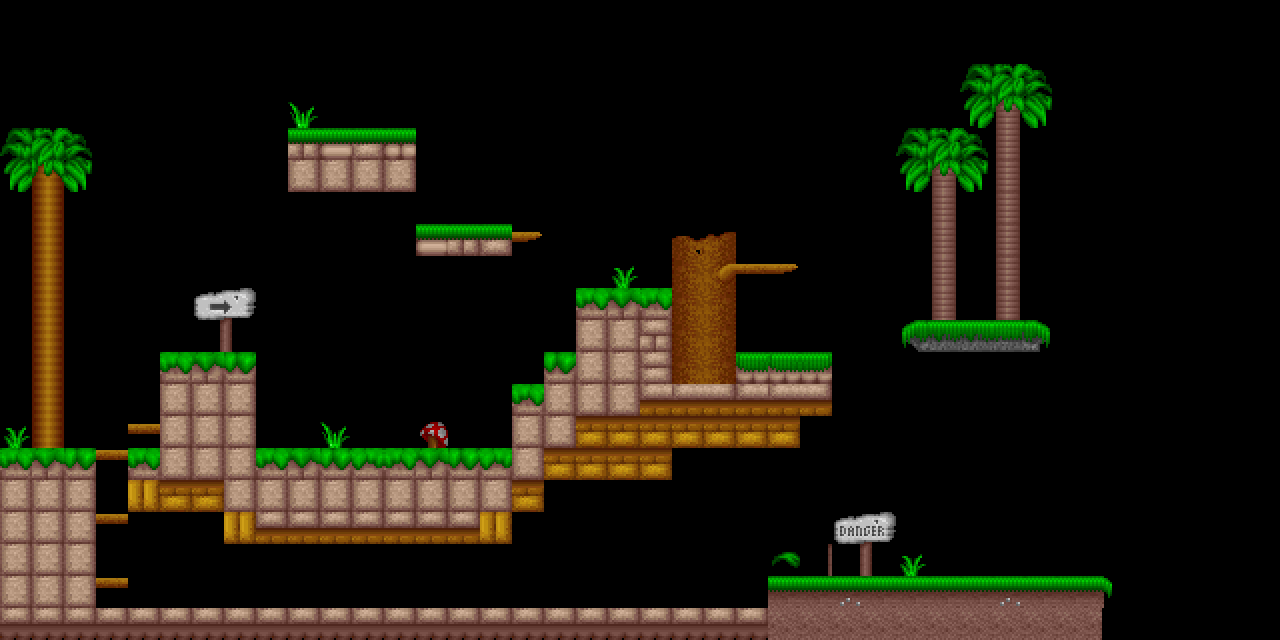

A level layout from a 2D game, rendered from its tile map. Below: a short description, then the map file with tile-grid data replaced by summaries:
An orthogonal 40x20 tile map with 32x32 px tiles, 1 tile layer (Map), 2 tilesets.

<map version="1.10" tiledversion="1.10.2" orientation="orthogonal" renderorder="left-up" width="40" height="20" tilewidth="32" tileheight="32" infinite="0" nextlayerid="2" nextobjectid="1">
 <editorsettings>
  <export target="map1.json" format="json" />
 </editorsettings>
 <tileset firstgid="1" name="blocks1" tilewidth="32" tileheight="32" spacing="2" margin="2" tilecount="198" columns="18">
  <image source="../graphics/blocks1.png" trans="000000" width="640" height="400" />
 </tileset>
 <tileset firstgid="199" name="blocks2" tilewidth="32" tileheight="32" spacing="2" margin="2" tilecount="198" columns="18">
  <image source="../graphics/blocks2.png" trans="000000" width="640" height="400" />
  <tile id="14">
   <properties>
    <property name="NoCollide" value="1" />
   </properties>
  </tile>
  <tile id="15">
   <properties>
    <property name="NoCollide" value="1" />
   </properties>
  </tile>
  <tile id="16">
   <properties>
    <property name="NoCollide" value="1" />
   </properties>
  </tile>
  <tile id="17">
   <properties>
    <property name="NoCollide" value="1" />
   </properties>
  </tile>
  <tile id="24">
   <properties>
    <property name="NoCollide" value="1" />
   </properties>
  </tile>
  <tile id="25">
   <properties>
    <property name="NoCollide" value="1" />
   </properties>
  </tile>
  <tile id="26">
   <properties>
    <property name="NoCollide" value="1" />
   </properties>
  </tile>
  <tile id="27">
   <properties>
    <property name="NoCollide" value="1" />
   </properties>
  </tile>
  <tile id="28">
   <properties>
    <property name="NoCollide" value="1" />
   </properties>
  </tile>
  <tile id="29">
   <properties>
    <property name="NoCollide" value="1" />
   </properties>
  </tile>
  <tile id="30">
   <properties>
    <property name="NoCollide" value="1" />
   </properties>
  </tile>
  <tile id="31">
   <properties>
    <property name="NoCollide" value="1" />
   </properties>
  </tile>
  <tile id="32">
   <properties>
    <property name="NoCollide" value="1" />
   </properties>
  </tile>
  <tile id="33">
   <properties>
    <property name="NoCollide" value="1" />
   </properties>
  </tile>
  <tile id="34">
   <properties>
    <property name="NoCollide" value="1" />
   </properties>
  </tile>
  <tile id="35">
   <properties>
    <property name="NoCollide" value="1" />
   </properties>
  </tile>
  <tile id="42">
   <properties>
    <property name="NoCollide" value="1" />
   </properties>
  </tile>
  <tile id="43">
   <properties>
    <property name="NoCollide" value="1" />
   </properties>
  </tile>
  <tile id="44">
   <properties>
    <property name="NoCollide" value="1" />
   </properties>
  </tile>
  <tile id="45">
   <properties>
    <property name="NoCollide" value="1" />
   </properties>
  </tile>
  <tile id="46">
   <properties>
    <property name="NoCollide" value="1" />
   </properties>
  </tile>
  <tile id="47">
   <properties>
    <property name="NoCollide" value="1" />
   </properties>
  </tile>
  <tile id="48">
   <properties>
    <property name="NoCollide" value="1" />
   </properties>
  </tile>
  <tile id="49">
   <properties>
    <property name="NoCollide" value="1" />
   </properties>
  </tile>
  <tile id="50">
   <properties>
    <property name="NoCollide" value="1" />
   </properties>
  </tile>
  <tile id="51">
   <properties>
    <property name="NoCollide" value="1" />
   </properties>
  </tile>
  <tile id="52">
   <properties>
    <property name="NoCollide" value="1" />
   </properties>
  </tile>
  <tile id="53">
   <properties>
    <property name="NoCollide" value="1" />
   </properties>
  </tile>
  <tile id="54">
   <properties>
    <property name="NoPeak" value="1" />
   </properties>
  </tile>
  <tile id="55">
   <properties>
    <property name="NoPeak" value="1" />
   </properties>
  </tile>
  <tile id="56">
   <properties>
    <property name="NoPeak" value="1" />
   </properties>
  </tile>
  <tile id="57">
   <properties>
    <property name="NoPeak" value="1" />
   </properties>
  </tile>
  <tile id="58">
   <properties>
    <property name="NoPeak" value="1" />
   </properties>
  </tile>
  <tile id="60">
   <properties>
    <property name="NoCollide" value="1" />
   </properties>
  </tile>
  <tile id="61">
   <properties>
    <property name="NoCollide" value="1" />
   </properties>
  </tile>
  <tile id="62">
   <properties>
    <property name="NoCollide" value="1" />
   </properties>
  </tile>
  <tile id="63">
   <properties>
    <property name="NoCollide" value="1" />
   </properties>
  </tile>
  <tile id="64">
   <properties>
    <property name="NoCollide" value="1" />
   </properties>
  </tile>
  <tile id="66">
   <properties>
    <property name="NoCollide" value="1" />
   </properties>
  </tile>
  <tile id="67">
   <properties>
    <property name="NoCollide" value="1" />
   </properties>
  </tile>
  <tile id="68">
   <properties>
    <property name="NoCollide" value="1" />
   </properties>
  </tile>
  <tile id="69">
   <properties>
    <property name="NoCollide" value="1" />
   </properties>
  </tile>
  <tile id="70">
   <properties>
    <property name="NoCollide" value="1" />
   </properties>
  </tile>
  <tile id="71">
   <properties>
    <property name="NoCollide" value="1" />
   </properties>
  </tile>
  <tile id="78">
   <properties>
    <property name="NoCollide" value="1" />
   </properties>
  </tile>
  <tile id="79">
   <properties>
    <property name="NoCollide" value="1" />
   </properties>
  </tile>
  <tile id="80">
   <properties>
    <property name="NoCollide" value="1" />
   </properties>
  </tile>
  <tile id="81">
   <properties>
    <property name="NoCollide" value="1" />
   </properties>
  </tile>
  <tile id="82">
   <properties>
    <property name="NoCollide" value="1" />
   </properties>
  </tile>
  <tile id="86">
   <properties>
    <property name="NoCollide" value="1" />
   </properties>
  </tile>
  <tile id="87">
   <properties>
    <property name="NoCollide" value="1" />
   </properties>
  </tile>
  <tile id="88">
   <properties>
    <property name="NoCollide" value="1" />
   </properties>
  </tile>
  <tile id="89">
   <properties>
    <property name="NoCollide" value="1" />
   </properties>
  </tile>
  <tile id="96">
   <properties>
    <property name="NoCollide" value="1" />
   </properties>
  </tile>
  <tile id="97">
   <properties>
    <property name="NoCollide" value="1" />
   </properties>
  </tile>
  <tile id="98">
   <properties>
    <property name="NoCollide" value="1" />
   </properties>
  </tile>
  <tile id="99">
   <properties>
    <property name="NoCollide" value="1" />
   </properties>
  </tile>
  <tile id="100">
   <properties>
    <property name="NoCollide" value="1" />
   </properties>
  </tile>
  <tile id="101">
   <properties>
    <property name="NoCollide" value="1" />
   </properties>
  </tile>
  <tile id="102">
   <properties>
    <property name="NoCollide" value="1" />
   </properties>
  </tile>
  <tile id="103">
   <properties>
    <property name="NoCollide" value="1" />
   </properties>
  </tile>
  <tile id="104">
   <properties>
    <property name="NoCollide" value="1" />
   </properties>
  </tile>
  <tile id="105">
   <properties>
    <property name="NoCollide" value="1" />
   </properties>
  </tile>
  <tile id="106">
   <properties>
    <property name="NoCollide" value="1" />
   </properties>
  </tile>
  <tile id="107">
   <properties>
    <property name="NoCollide" value="1" />
   </properties>
  </tile>
  <tile id="114">
   <properties>
    <property name="NoCollide" value="1" />
   </properties>
  </tile>
  <tile id="115">
   <properties>
    <property name="NoCollide" value="1" />
   </properties>
  </tile>
  <tile id="116">
   <properties>
    <property name="NoCollide" value="1" />
   </properties>
  </tile>
  <tile id="117">
   <properties>
    <property name="NoCollide" value="1" />
   </properties>
  </tile>
  <tile id="118">
   <properties>
    <property name="NoCollide" value="1" />
   </properties>
  </tile>
  <tile id="119">
   <properties>
    <property name="NoCollide" value="1" />
   </properties>
  </tile>
  <tile id="120">
   <properties>
    <property name="NoCollide" value="1" />
   </properties>
  </tile>
  <tile id="121">
   <properties>
    <property name="NoCollide" value="1" />
   </properties>
  </tile>
  <tile id="122">
   <properties>
    <property name="NoCollide" value="1" />
   </properties>
  </tile>
  <tile id="123">
   <properties>
    <property name="NoCollide" value="1" />
   </properties>
  </tile>
  <tile id="124">
   <properties>
    <property name="NoCollide" value="1" />
   </properties>
  </tile>
  <tile id="125">
   <properties>
    <property name="NoCollide" value="1" />
   </properties>
  </tile>
  <tile id="126">
   <properties>
    <property name="NoPeak" value="1" />
   </properties>
  </tile>
  <tile id="127">
   <properties>
    <property name="NoPeak" value="1" />
   </properties>
  </tile>
  <tile id="132">
   <properties>
    <property name="NoCollide" value="1" />
   </properties>
  </tile>
  <tile id="133">
   <properties>
    <property name="NoCollide" value="1" />
   </properties>
  </tile>
  <tile id="134">
   <properties>
    <property name="NoCollide" value="1" />
   </properties>
  </tile>
  <tile id="135">
   <properties>
    <property name="NoCollide" value="1" />
   </properties>
  </tile>
  <tile id="136">
   <properties>
    <property name="NoCollide" value="1" />
   </properties>
  </tile>
  <tile id="137">
   <properties>
    <property name="NoCollide" value="1" />
   </properties>
  </tile>
  <tile id="138">
   <properties>
    <property name="NoCollide" value="1" />
   </properties>
  </tile>
  <tile id="139">
   <properties>
    <property name="NoCollide" value="1" />
   </properties>
  </tile>
  <tile id="140">
   <properties>
    <property name="NoCollide" value="1" />
   </properties>
  </tile>
  <tile id="141">
   <properties>
    <property name="NoCollide" value="1" />
   </properties>
  </tile>
  <tile id="142">
   <properties>
    <property name="NoCollide" value="1" />
   </properties>
  </tile>
  <tile id="143">
   <properties>
    <property name="NoCollide" value="1" />
   </properties>
  </tile>
  <tile id="145">
   <properties>
    <property name="NoPeak" value="1" />
   </properties>
  </tile>
  <tile id="148">
   <properties>
    <property name="NoPeak" value="1" />
   </properties>
  </tile>
  <tile id="149">
   <properties>
    <property name="NoPeak" value="1" />
   </properties>
  </tile>
  <tile id="150">
   <properties>
    <property name="NoCollide" value="1" />
   </properties>
  </tile>
  <tile id="151">
   <properties>
    <property name="NoCollide" value="1" />
   </properties>
  </tile>
  <tile id="152">
   <properties>
    <property name="NoCollide" value="1" />
   </properties>
  </tile>
  <tile id="153">
   <properties>
    <property name="NoCollide" value="1" />
   </properties>
  </tile>
  <tile id="154">
   <properties>
    <property name="NoCollide" value="1" />
   </properties>
  </tile>
  <tile id="155">
   <properties>
    <property name="NoCollide" value="1" />
   </properties>
  </tile>
  <tile id="156">
   <properties>
    <property name="NoCollide" value="1" />
   </properties>
  </tile>
  <tile id="157">
   <properties>
    <property name="NoCollide" value="1" />
   </properties>
  </tile>
  <tile id="158">
   <properties>
    <property name="NoCollide" value="1" />
   </properties>
  </tile>
  <tile id="159">
   <properties>
    <property name="NoCollide" value="1" />
   </properties>
  </tile>
  <tile id="160">
   <properties>
    <property name="NoCollide" value="1" />
   </properties>
  </tile>
  <tile id="161">
   <properties>
    <property name="NoCollide" value="1" />
   </properties>
  </tile>
  <tile id="163">
   <properties>
    <property name="NoPeak" value="1" />
   </properties>
  </tile>
  <tile id="168">
   <properties>
    <property name="NoCollide" value="1" />
   </properties>
  </tile>
  <tile id="169">
   <properties>
    <property name="NoCollide" value="1" />
   </properties>
  </tile>
  <tile id="170">
   <properties>
    <property name="NoCollide" value="1" />
   </properties>
  </tile>
  <tile id="171">
   <properties>
    <property name="NoCollide" value="1" />
   </properties>
  </tile>
  <tile id="172">
   <properties>
    <property name="NoCollide" value="1" />
   </properties>
  </tile>
  <tile id="173">
   <properties>
    <property name="NoCollide" value="1" />
   </properties>
  </tile>
  <tile id="174">
   <properties>
    <property name="NoCollide" value="1" />
   </properties>
  </tile>
  <tile id="175">
   <properties>
    <property name="NoCollide" value="1" />
   </properties>
  </tile>
  <tile id="176">
   <properties>
    <property name="NoCollide" value="1" />
   </properties>
  </tile>
  <tile id="177">
   <properties>
    <property name="NoCollide" value="1" />
   </properties>
  </tile>
  <tile id="178">
   <properties>
    <property name="NoCollide" value="1" />
   </properties>
  </tile>
  <tile id="179">
   <properties>
    <property name="NoCollide" value="1" />
   </properties>
  </tile>
  <tile id="181">
   <properties>
    <property name="NoPeak" value="1" />
   </properties>
  </tile>
  <tile id="186">
   <properties>
    <property name="NoCollide" value="1" />
   </properties>
  </tile>
  <tile id="187">
   <properties>
    <property name="NoCollide" value="1" />
   </properties>
  </tile>
  <tile id="188">
   <properties>
    <property name="NoCollide" value="1" />
   </properties>
  </tile>
  <tile id="189">
   <properties>
    <property name="NoCollide" value="1" />
   </properties>
  </tile>
  <tile id="190">
   <properties>
    <property name="NoCollide" value="1" />
   </properties>
  </tile>
  <tile id="191">
   <properties>
    <property name="NoCollide" value="1" />
   </properties>
  </tile>
  <tile id="192">
   <properties>
    <property name="NoCollide" value="1" />
   </properties>
  </tile>
  <tile id="193">
   <properties>
    <property name="NoCollide" value="1" />
   </properties>
  </tile>
  <tile id="194">
   <properties>
    <property name="NoCollide" value="1" />
   </properties>
  </tile>
  <tile id="195">
   <properties>
    <property name="NoCollide" value="1" />
   </properties>
  </tile>
  <tile id="196">
   <properties>
    <property name="NoCollide" value="1" />
   </properties>
  </tile>
  <tile id="197">
   <properties>
    <property name="NoCollide" value="1" />
   </properties>
  </tile>
 </tileset>
 <layer id="1" name="Map" width="40" height="20">
  <data>[800 cells, 226 non-empty, 62 distinct tile ids]</data>
 </layer>
</map>
